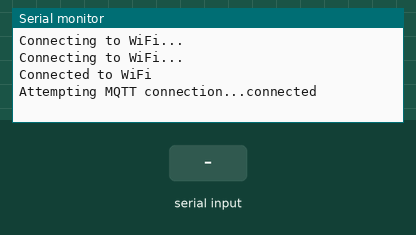
The sketch below on a simulated ESP32. Parts: the last lines printed to the serial monitor. The inputs (shaded band) are chosen by the test bench. WiFi joins after 1.5 s; servers stay silent unless stated; no MQTT or app messages arrive unless stated.

Above: at 3.2 s.
3.3 s: "Temp:\n" received over the second serial link
At 4.5 s:
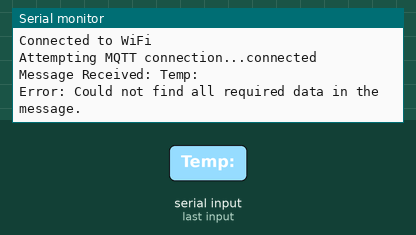
4.8 s: "Air:\n" received over the second serial link
At 5.7 s:
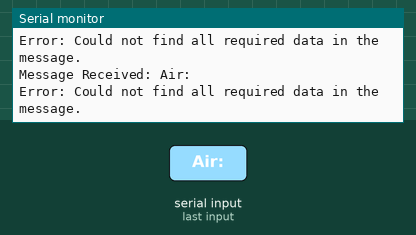
6.3 s: "Ppl:\n" received over the second serial link
At 6.9 s:
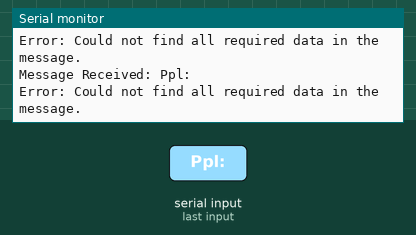
7.8 s: " C\n" received over the second serial link
At 9.0 s:
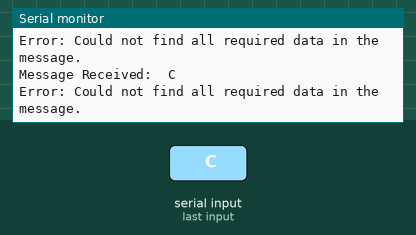
9.3 s: "%\n" received over the second serial link
At 10.3 s:
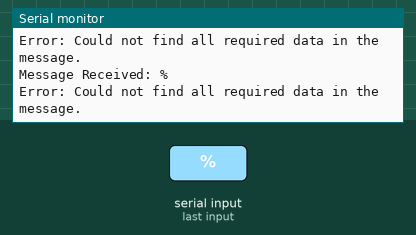
10.8 s: "90,45,200\n" received over the second serial link
At 11.5 s:
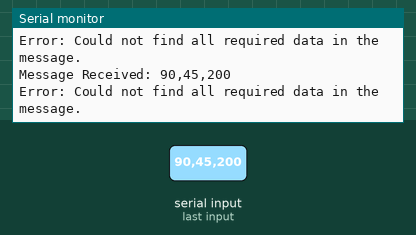

The sketch:

ESP32.ino
```cpp
#include <WiFi.h>
#include <PubSubClient.h>

// WiFi and MQTT settings
const char* ssid = "المعلم ابو طرف";          // Replace with your WiFi SSID
const char* password = "mazsb47364";  // Replace with your WiFi password
const char* mqttServer = "thingsboard.cloud"; // ThingsBoard server
const int mqttPort = 1883;               // ThingsBoard MQTT port
const char* mqttUser = "PPQeFbImRv4cfc5qDliR"; // Replace with your ThingsBoard access token
const char* mqttClientID = "ESP32Client"; // Unique client ID

WiFiClient espClient;
PubSubClient client(espClient);

// Serial pins
#define RXp2 16
#define TXp2 17

// Global variables
float globalTemperature = 0.0;
float globalAirQuality = 0.0;
int globalPeopleCount = 0;

void setup() {
  Serial.begin(115200);
  Serial2.begin(9600, SERIAL_8N1, RXp2, TXp2); // Set up Serial2 for UART communication

  // Connect to WiFi
  WiFi.begin(ssid, password);
  while (WiFi.status() != WL_CONNECTED) {
    delay(1000);
    Serial.println("Connecting to WiFi...");
  }
  Serial.println("Connected to WiFi");

  // Connect to MQTT
  client.setServer(mqttServer, mqttPort);
  client.setCallback(mqttCallback);
}

void loop() {
  if (!client.connected()) {
    reconnect();
  }
  client.loop();

  if (Serial2.available()) {
    String data = Serial2.readStringUntil('\n');
    Serial.println("Message Received: " + data);

    // Find the indices of the required substrings
    int tempIndex = data.indexOf("Temp:");
    int airIndex = data.indexOf("Air:");
    int pplIndex = data.indexOf("Ppl:");

    // Make sure the indices are valid
    if (tempIndex != -1 && airIndex != -1 && pplIndex != -1) {
      // Extract and convert the temperature
      String tempStr = data.substring(tempIndex + 5, data.indexOf(" C", tempIndex)); // Extract until " C"
      globalTemperature = tempStr.toFloat();

      // Extract and convert the air quality percentage
      String airStr = data.substring(airIndex + 4, data.indexOf("%", airIndex)); // Extract until "%"
      globalAirQuality = airStr.toFloat();

      // Extract and convert the people count
      globalPeopleCount = data.substring(pplIndex + 4).toInt();

      // Print to Serial Monitor for verification
      Serial.println("Parsed Temperature: " + String(globalTemperature));
      Serial.println("Parsed Air Quality: " + String(globalAirQuality) + "%");
      Serial.println("Parsed People Count: " + String(globalPeopleCount));

      // Send data to ThingsBoard
      sendToThingsBoard();
    } else {
      Serial.println("Error: Could not find all required data in the message.");
    }
  }
}

// Function to send data to ThingsBoard
void sendToThingsBoard() {
  String payload = String("{\"temperature\":") + globalTemperature + ",\"airQuality\":" + globalAirQuality + ",\"peopleCount\":" + globalPeopleCount + "}";
  Serial.println("Data sent to ThingsBoard: " + payload);
  client.publish("v1/devices/me/telemetry", payload.c_str());
}

// Function to reconnect to MQTT
void reconnect() {
  while (!client.connected()) {
    Serial.print("Attempting MQTT connection...");
    if (client.connect(mqttClientID, mqttUser, NULL)) {
      Serial.println("connected");
    } else {
      Serial.print("failed, rc=");
      Serial.print(client.state());
      delay(2000);
    }
  }
}

// MQTT callback function
void mqttCallback(char* topic, byte* payload, unsigned int length) {
  // Handle incoming messages (if needed)
}
```

Measured:
- after the input at 3.3 s, the serial monitor: prints a new line at once (image 1)
- after the input at 4.8 s, the serial monitor: prints a new line at once (image 2)
- after the input at 6.3 s, the serial monitor: prints a new line at once (image 3)
- after the input at 7.8 s, the serial monitor: prints a new line at once (image 4)
- after the input at 9.3 s, the serial monitor: prints a new line at once (image 5)
- after the input at 10.8 s, the serial monitor: prints a new line at once (image 6)
